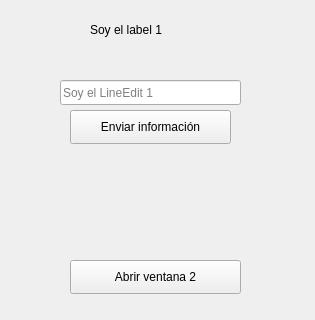
<?xml version="1.0" encoding="UTF-8"?>
<ui version="4.0">
 <class>Form</class>
 <widget class="QWidget" name="Form">
  <property name="geometry">
   <rect>
    <x>0</x>
    <y>0</y>
    <width>315</width>
    <height>320</height>
   </rect>
  </property>
  <property name="windowTitle">
   <string>Form</string>
  </property>
  <widget class="QLabel" name="lblUno">
   <property name="geometry">
    <rect>
     <x>90</x>
     <y>20</y>
     <width>101</width>
     <height>19</height>
    </rect>
   </property>
   <property name="text">
    <string>Soy el label 1</string>
   </property>
  </widget>
  <widget class="QLineEdit" name="lineUno">
   <property name="geometry">
    <rect>
     <x>60</x>
     <y>80</y>
     <width>181</width>
     <height>25</height>
    </rect>
   </property>
   <property name="placeholderText">
    <string>Soy el LineEdit 1</string>
   </property>
  </widget>
  <widget class="QPushButton" name="btnUno">
   <property name="geometry">
    <rect>
     <x>70</x>
     <y>110</y>
     <width>161</width>
     <height>34</height>
    </rect>
   </property>
   <property name="text">
    <string>Enviar información</string>
   </property>
  </widget>
  <widget class="QPushButton" name="btnAbrir">
   <property name="geometry">
    <rect>
     <x>70</x>
     <y>260</y>
     <width>171</width>
     <height>34</height>
    </rect>
   </property>
   <property name="text">
    <string>Abrir ventana 2</string>
   </property>
  </widget>
 </widget>
 <resources/>
 <connections/>
</ui>
